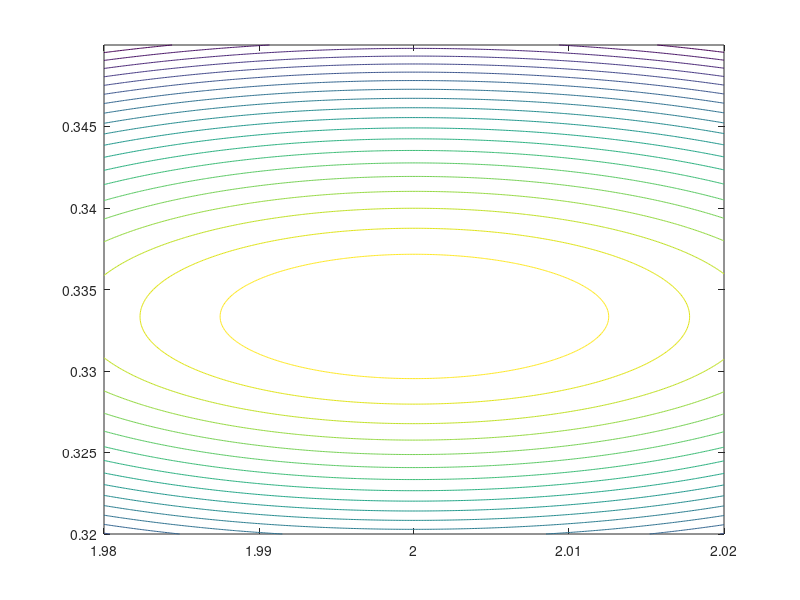

MATLAB code to generate this figure:


A = 3;
B = 9;
C = 10;
D = 0;
E = 5;

f = @(predador, presa) (predador .^ C .* exp ((-E) .* predador)) ./ ((presa .^ (-A)) .* exp(B .* presa));

[X, Y] = meshgrid (1.98: 0.0001:2.02 , 0.32: 0.0001:0.35);
Z = f(X, Y);
figure
contour (X, Y, Z, 20)
shg
